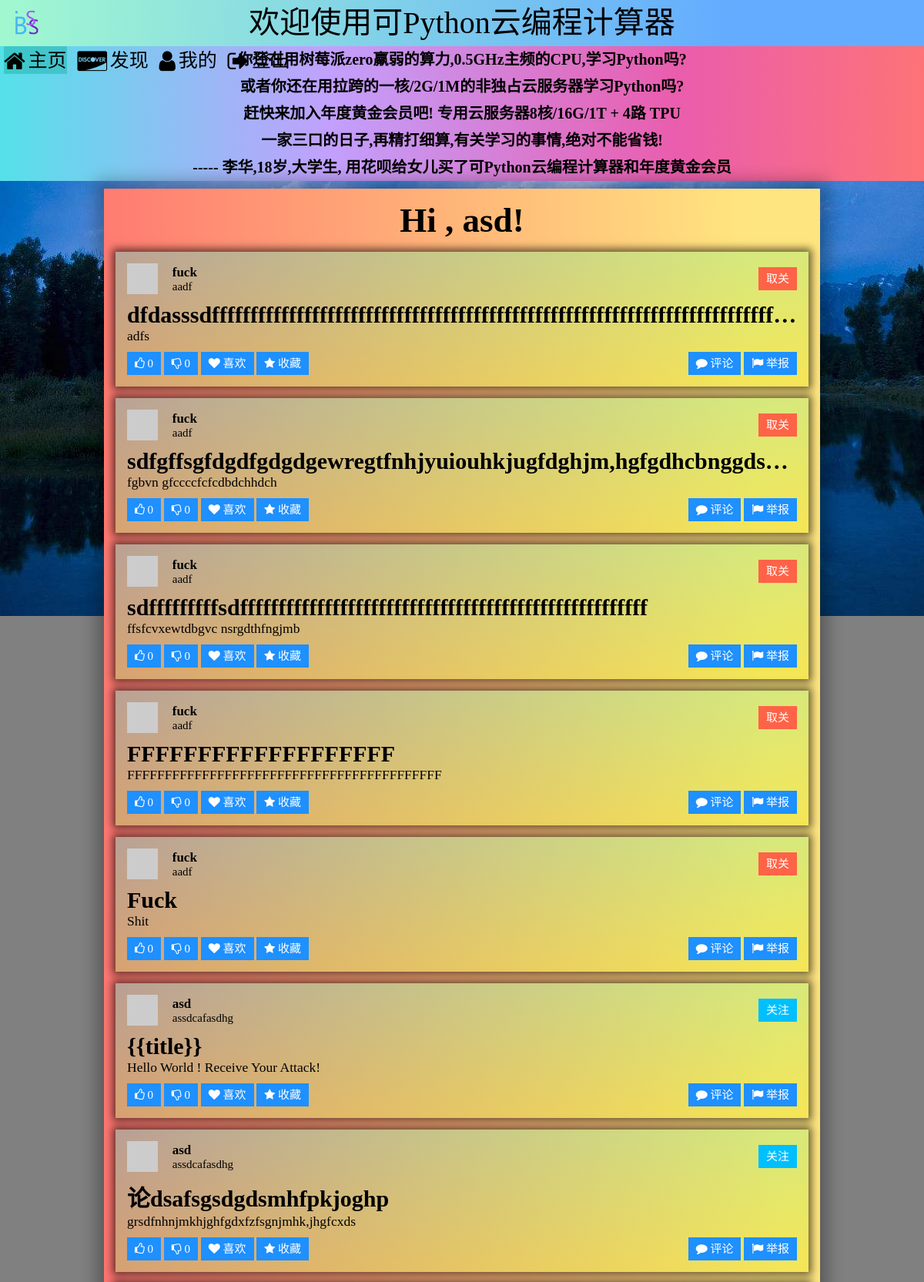
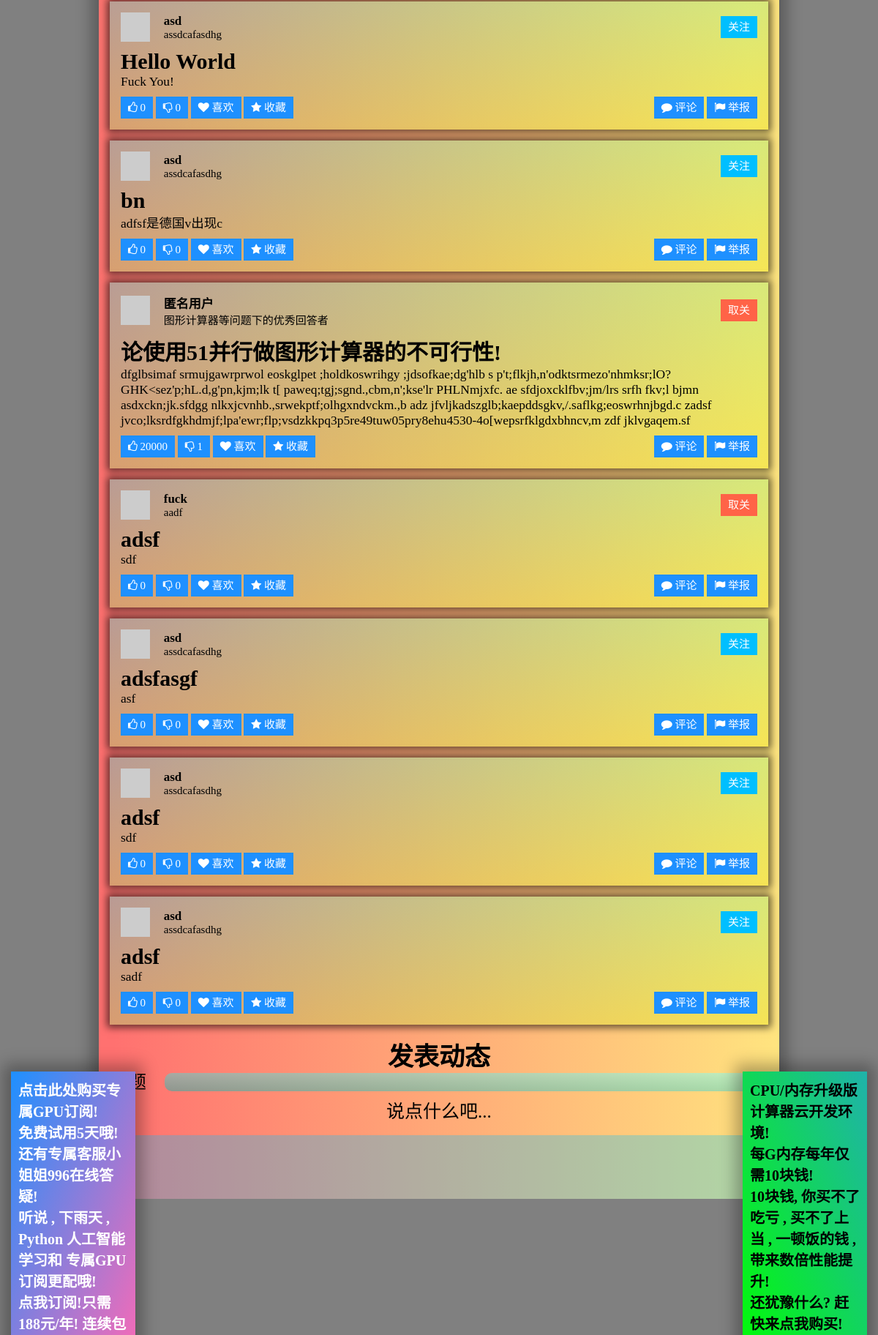
Page /index (signed in, upper part) on the committed database (2 pictures, top to bottom).
### app/models.py (models this page shows, shortened)
class User(UserMixin, db.Model):
    id = db.Column(db.Integer, primary_key=True)
    username = db.Column(db.String(64), index=True, unique=True)
    email = db.Column(db.String(120), index=True, unique=True)
    password_hash = db.Column(db.String(128))
    posts = db.relationship('Post', backref='author', lazy='dynamic')
    about_me = db.Column(db.String(140))
    last_seen = db.Column(db.DateTime, default=datetime.utcnow)
    followed = db.relationship('User', secondary=followers,
                               primaryjoin=(followers.c.follower_id == id),
                               secondaryjoin=(followers.c.followed_id == id),
                               backref=db.backref('followers', lazy='dynamic'),
                               lazy='dynamic'
                               )
    def avatar(self, size):
        digest = md5(self.email.lower().encode('utf-8')).hexdigest()
        return f'https://www.gravatar.com/avatar/{digest}?d=identicon&s={size}'
    def is_following(self, user):
        return self.followed.filter(followers.c.followed_id == user.id).count() > 0
    def get_followed_posts(self):
        followed_posts = Post.query.join(
            followers, (followers.c.followed_id == Post.user_id)
        ).filter(followers.c.follower_id == self.id)
        own_posts = Post.query.filter_by(user_id=self.id)
        return followed_posts.union(own_posts).order_by(Post.timestamp.desc())

class Post(db.Model):
    id = db.Column(db.Integer, primary_key=True)
    title = db.Column(db.String(256), index=True)
    body = db.Column(db.String(65535))
    timestamp = db.Column(db.DateTime, index=True, default=datetime.utcnow)
    user_id = db.Column(db.Integer, db.ForeignKey('user.id'))
    up_vote_cnt = db.Column(db.Integer, default=0)
    down_vote_cnt = db.Column(db.Integer, default=0)

### app/routes.py (the view, shortened to what this page needs)
@app.route('/', methods=['GET', 'POST'])
@app.route('/index', methods=['GET', 'POST'])
@login_required
def index():
    form = PostForm()
    posts = current_user.get_followed_posts()
    return render_template('index.html', title="Home", posts=posts, form=form)

### app/forms.py
class PostForm(FlaskForm):
    body = TextAreaField('说点什么吧...', validators=[DataRequired(), Length(min=1, max=65535)])
    title = StringField('标题', validators=[DataRequired(), Length(min=1, max=256)])
    submit = SubmitField('发布')

### app/models.py (called while the page is built)
@login.user_loader
def load_user(uid):
    return User.query.get(int(uid))

### app/routes.py (called while the page is built)
@app.before_request
def before_request():
    if current_user.is_authenticated:
        current_user.last_seen = datetime.utcnow()
        db.session.commit()

### app/templates/index.html (shortened to what this page needs)
{% extends "base.html" %}
{% block head %}
    <link rel="stylesheet" href="{{ url_for('static',filename='css/index.css') }}">
{% endblock %}
{% block content %}
    {% if not current_user.is_anonymous %}
        <h1>Hi , {{ current_user.username }}!</h1>
        {% for post in posts %}
            {% include '_post.html' %}
        {% endfor %}
        {% if form %}
            <div class="post-form-box">
                <h3>发表动态</h3>
                <form action="" method="post">
                    <div class="title-div">
                        {{ form.title.label(class_='title-input-label') }}
                        {{ form.title() }}<br>
                    </div>
                    <div>
                        {{ form.body.label(class_='body-input-label') }}
                        {{ form.body() }}<br>
                    </div>
                </form>
            </div>
        {% endif %}
    {% else %}
        <h1>您好 , 匿名用户</h1>
        <h2 class="login-notify">登陆后方可解锁全部功能</h2>
    {% endif %}
{% endblock content %}

### app/templates/_post.html
<div class="post">
    <div class="post-head">
        <div class="post-head-left">
            <div class="post-useravatar" style="background-image: url({{ post.author.avatar(32) }});">
            </div>
            <div class="post-userinfo">
                <span class="post-username">{{ post.author.username }}</span>
                <span class="post-userdesp">{{ post.author.about_me }}</span>
            </div>
        </div>
        <div class="post-head-right">
            {% if current_user.is_following(post.author) %}
                <a class="post-head-act btn-unfollow"
                   href="{{ url_for('unfollow',username=post.author.username) }}">取关</a>
            {% else %}
                <a class="post-head-act btn-follow" href="{{ url_for('follow',username=post.author.username) }}">关注</a>
            {% endif %}
        </div>
    </div>
    <div class="post-body">
        <h2>{{ post.title }}</h2>
        <p>{{ post.body }}</p>
    </div>
    <div class="post-tail">
        <div class="post-tail-left">
            <a href="#" class="post-tail-act btn-upvote">
                <span class="fa fa-thumbs-o-up"></span>
                <span>{{ post.up_vote_cnt }}</span>
            </a>
            <a href="#" class="post-tail-act btn-downvote">
                <span class="fa fa-thumbs-o-down"></span>
                <span>{{ post.down_vote_cnt }}</span>
            </a>
            <a href="#" class="post-tail-act btn-like">
                <span class="fa fa-heart"></span>
                <span>喜欢</span>
            </a>
            <a href="#" class="post-tail-act btn-favorite">
                <span class="fa fa-star"></span>
                <span>收藏</span>
            </a>
        </div>
        <div class="post-tail-right">
            <a href="#" class="post-tail-act btn-comment">
                <span class="fa fa-comment"></span>
                <span>评论</span>
            </a>
            <a href="#" class="post-tail-act btn-flag">
                <span class="fa fa-flag"></span>
                <span>举报</span>
            </a>
        </div>
    </div>
</div>

### app/static/css/style.css (style rules this page uses)
* { margin: 0; padding: 0; font-size: 0.3rem; }
body { background: gray url("../img/bg.jpg") no-repeat fixed; background-size: 100% auto; }
h1 { font-size: 0.9rem; text-align: center; }
h2 { font-size: 0.8rem; }
h3 { font-size: 0.7rem; }
html { font-size: 24px; }
@media screen and (min-width: 480px) { html { font-size: 36px; } }
@media screen and (min-width: 900px) { html { font-size: 48px; } }
@media screen and (min-width: 1000px) { html { font-size: 50px; } }
a { text-decoration: none; color: black; }

### app/static/css/index.css (style rules this page uses)
.post { padding: 0.3rem; margin: 0.3rem 0; display: flex; flex-direction: column; background: linear-gradient(to bottom right, rgba(25, 250, 233, 0.3), rgba(233, 230, 23, 0.4)); box-shadow: 0 0 10px 4px rgba(0, 0, 0, 0.6); }
.post .post-head { display: flex; align-items: center; justify-content: space-between; }
.post .post-head .post-head-left .post-useravatar { display: inline-block; width: 0.8rem; height: 0.8rem; background-repeat: no-repeat; background-size: 100%; vertical-align: middle; }
.post .post-head .post-head-left .post-userinfo { vertical-align: middle; display: inline-flex; flex-direction: column; margin-left: 0.3rem; }
.post .post-head .post-head-left .post-userinfo .post-username { font-size: 0.34rem; font-weight: 700; }
.post .post-head .post-head-left .post-userinfo .post-userdesp { font-size: 0.3rem; }
.post .post-head .post-head-right .post-head-act { display: inline-block; height: 0.6rem; line-height: 0.6rem; text-align: center; vertical-align: middle; padding: 0 0.2rem; background-color: deepskyblue; color: white; }
.post .post-head .post-head-right .btn-unfollow { background-color: tomato; }
.post .post-body { margin: 0.2rem 0; }
.post .post-body h2 { font-size: 0.6rem; overflow: hidden; text-overflow: ellipsis; -o-text-overflow: ellipsis; white-space: nowrap; }
.post .post-body p { font-size: 0.35rem; }
.post .post-tail { display: flex; align-items: center; justify-content: space-between; }
.post .post-tail .post-tail-act { display: inline-block; height: 0.6rem; line-height: 0.6rem; text-align: center; vertical-align: middle; padding: 0 0.2rem; background-color: dodgerblue; color: white; }
.post .post-tail .post-tail-act .fa { font-size: 0.3rem; }
.post-form-box h3 { text-align: center; }
.post-form-box .title-input-label { font-size: 0.5rem; display: inline-block; line-height: 0.5rem; height: 0.5rem; vertical-align: middle; }
.post-form-box .title-div { display: flex; justify-content: space-between; }
.post-form-box #title { margin-left: 0.5rem; padding: 0 0.2rem; background: linear-gradient(to right top, rgba(31, 178, 170, 0.5), rgba(131, 255, 255, 0.5)); height: 0.5rem; vertical-align: middle; border: none; border-radius: 0.2rem; flex-grow: 1; }
.post-form-box .body-input-label { font-size: 0.5rem; display: block; line-height: 0.5rem; height: 0.5rem; vertical-align: middle; text-align: center; margin-top: 0.3rem; margin-bottom: 0.4rem; }
.post-form-box #body { width: 100%; min-height: 5rem; font-size: 0.33rem; border: none; padding: 0.2rem; border-radius: 0.4rem; background: rgba(0, 191, 255, 0.3); }

### rows in the picture
User: username "asd"
Post: author.username "fuck", author.about_me "aadf", title "dfdasssdfffffffffffffffffffffffffffffffffffffffffffffffffffffffffffffffffffffffff…", body "adfs", up_vote_cnt "0", down_vote_cnt "0"
Post: author.username "fuck", author.about_me "aadf", title "sdfgffsgfdgdfgdgdgewregtfnhjyuiouhkjugfdghjm,hgfgdhcbnggds…", body "fgbvn gfccccfcfcdbdchhdch", up_vote_cnt "0", down_vote_cnt "0"
Post: author.username "fuck", author.about_me "aadf", title "sdfffffffffsdfffffffffffffffffffffffffffffffffffffffffffffffffffff", body "ffsfcvxewtdbgvc nsrgdthfngjmb", up_vote_cnt "0", down_vote_cnt "0"
Post: author.username "fuck", author.about_me "aadf", title "FFFFFFFFFFFFFFFFFFF", body "FFFFFFFFFFFFFFFFFFFFFFFFFFFFFFFFFFFFFFFFFF", up_vote_cnt "0", down_vote_cnt "0"
Post: author.username "fuck", author.about_me "aadf", title "Fuck", body "Shit", up_vote_cnt "0", down_vote_cnt "0"
Post: author.username "asd", author.about_me "assdcafasdhg", title "{{title}}", body "Hello World ! Receive Your Attack!", up_vote_cnt "0", down_vote_cnt "0"
Post: author.username "asd", author.about_me "assdcafasdhg", title "论dsafsgsdgdsmhfpkjoghp", body "grsdfnhnjmkhjghfgdxfzfsgnjmhk,jhgfcxds", up_vote_cnt "0", down_vote_cnt "0"
Post: author.username "asd", author.about_me "assdcafasdhg", title "Hello World", body "Fuck You!", up_vote_cnt "0", down_vote_cnt "0"
Post: author.username "asd", author.about_me "assdcafasdhg", title "bn", body "adfsf是德国v出现c", up_vote_cnt "0", down_vote_cnt "0"
Post: author.username "匿名用户", author.about_me "图形计算器等问题下的优秀回答者", title "论使用51并行做图形计算器的不可行性!", body "dfglbsimaf srmujgawrprwol eoskglpet ;holdkoswrihgy ;jdsofkae;dg'hlb s p't;flkjh,n'odktsrmezo'nhmksr;lO?GHK<sez'p;hL.d,g'pn,kjm;lk t[ paweq;tgj;sgnd.,cbm,n';kse'lr PHLNmjxfc. ae sfdjoxcklfbv;jm/lrs srfh fkv;l bjmn asdxckn;jk.sfdgg nlkxjcvnhb.,srwekptf;olhgxndvckm.,b adz jfvljkadszglb;kaepddsgkv,/.saflkg;eoswrhnjbgd.c zadsf jvco;lksrdfgkhdmjf;lpa'ewr;flp;vsdzkkpq3p5re49tuw05pry8ehu4530-4o[wepsrfklgdxbhncv,m zdf jklvgaqem.sf", up_vote_cnt "20000", down_vote_cnt "1"
Post: author.username "fuck", author.about_me "aadf", title "adsf", body "sdf", up_vote_cnt "0", down_vote_cnt "0"
Post: author.username "asd", author.about_me "assdcafasdhg", title "adsfasgf", body "asf", up_vote_cnt "0", down_vote_cnt "0"
Post: author.username "asd", author.about_me "assdcafasdhg", title "adsf", body "sdf", up_vote_cnt "0", down_vote_cnt "0"
Post: author.username "asd", author.about_me "assdcafasdhg", title "adsf", body "sadf", up_vote_cnt "0", down_vote_cnt "0"
